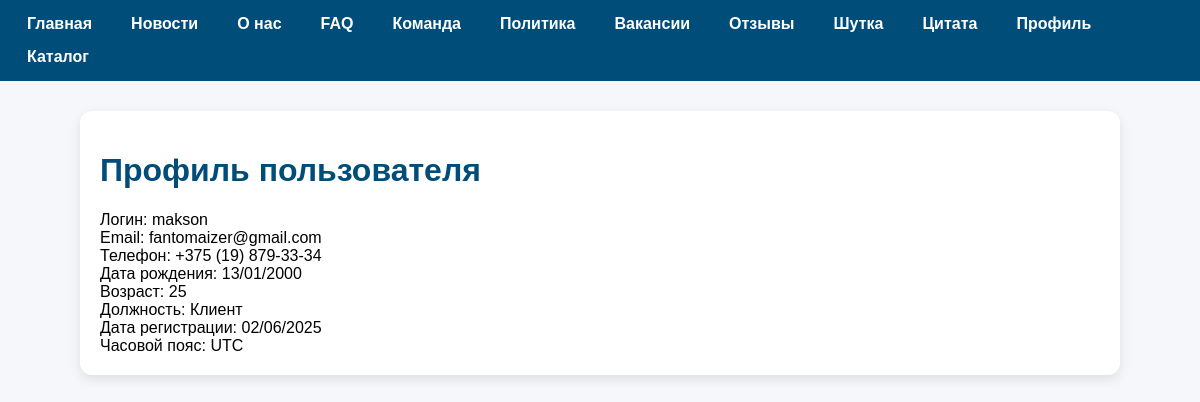
Page /users/profile/makson/ on the committed database.
### users/models.py (models this page shows, shortened)
class User(AbstractUser):
    phone = models.CharField(
        max_length=20,
        validators=[phone_validator],
        blank=True,
        help_text="+375 (ZZ) XXX-XX-XX",
        unique=True,
        error_messages={'unique': "Пользователь с таким номером уже существует."}
    )
    date_of_birth = models.DateField(blank=True, null=True, help_text="ДД/ММ/ГГГГ")
    email = models.EmailField(verbose_name="Email", unique=True,
        error_messages={'unique': "Пользователь с таким email уже существует."}
    )
    TIMEZONE_CHOICES = [(tz, tz) for tz in common_timezones]
    timezone = models.CharField(
        max_length=50,
        choices=TIMEZONE_CHOICES,
        default='UTC',
        verbose_name="Часовой пояс"
    )
    position = models.CharField(
        max_length=100, blank=True, choices=Position.choices, default=Position.CLIENT, verbose_name="Роль"
    )
    hire_date = models.DateField(blank=True, null=True, verbose_name="Дата найма")
    @property
    def age(self):
        if not self.date_of_birth:
            return 0
        today = date.today()
        return today.year - self.date_of_birth.year - (
            (today.month, today.day) < (self.date_of_birth.month, self.date_of_birth.day)
        )
    groups = models.ManyToManyField(
        Group,
        verbose_name="Группы",
        blank=True,
        help_text="Группы, к которым принадлежит пользователь",
        related_name="custom_user_groups",  # Уникальное имя
        related_query_name="user",
    )
    user_permissions = models.ManyToManyField(
        Permission,
        verbose_name="Права пользователя",
        blank=True,
        help_text="Специальные права для пользователя",
        related_name="custom_user_permissions",  # Уникальное имя
        related_query_name="user",
    )
    position = models.CharField(max_length=100, blank=True, choices=Position.choices, default=Position.CLIENT)
    hire_date = models.DateField(default=utils.timezone.now, blank=True, null=True)

### users/views.py (the view)
# urls.py: re_path(r'profile/(?P<name>[\w-]+)/$', user_profile, name='user_profile'),
def user_profile(request, name):
    user = get_object_or_404(User, username=name)
    return render(request, 'users/user_profile.html', context={'user': user})

### users/templatetags/user_tags.py (called while the page is built)
@register.filter
def is_employee(user):
    if not user.is_authenticated:
        return False
    return user.position == Position.EMPLOYEE.value

@register.filter
def is_admin(user):
    if not user.is_authenticated:
        return False
    return user.position == Position.ADMIN.value

### users/templates/users/user_profile.html
{% extends 'base.html' %}
{% block content %}
<div>
    <h1>Профиль пользователя</h1>
    <div>
        <div>
            <span>Логин:</span>
            <span>{{ user.username }}</span>
        </div>
        <div class="detail-item">
            <span>Email:</span>
            <span>{{ user.email }}</span>
        </div>
        <div class="detail-item">
            <span>Телефон:</span>
            <span>{{ user.phone|default:"не указан" }}</span>
        </div>
        <div class="detail-item">
            <span>Дата рождения:</span>
            <span>{{ user.date_of_birth|date:"d/m/Y" }}</span>
        </div>
        <div class="detail-item">
            <span>Возраст:</span>
            <span>{{ user.age }}</span>
        </div>
        <div class="detail-item">
            <span>Должность:</span>
            <span>{{ user.get_position_display }}</span>
        </div>
        <div class="detail-item">
            <span>Дата регистрации:</span>
            <span>{{ user.hire_date|date:"d/m/Y" }}</span>
        </div>
        <div class="detail-item">
            <span>Часовой пояс:</span>
            <span>{{ user.timezone }}</span>
        </div>
    </div>
</div>
{% endblock %}

### templates/base.html (style rules this page uses)
body { font-family: Arial, sans-serif; margin: 0; padding: 0; background-color: #f6f7fb; }
h1 { color: #004d7a; }

### rows in the picture
User: username "makson", email "fantomaizer@gmail.com", phone "+375 (19) 879-33-34", date_of_birth "13/01/2000", age "25", position "Клиент", hire_date "02/06/2025", timezone "UTC"
